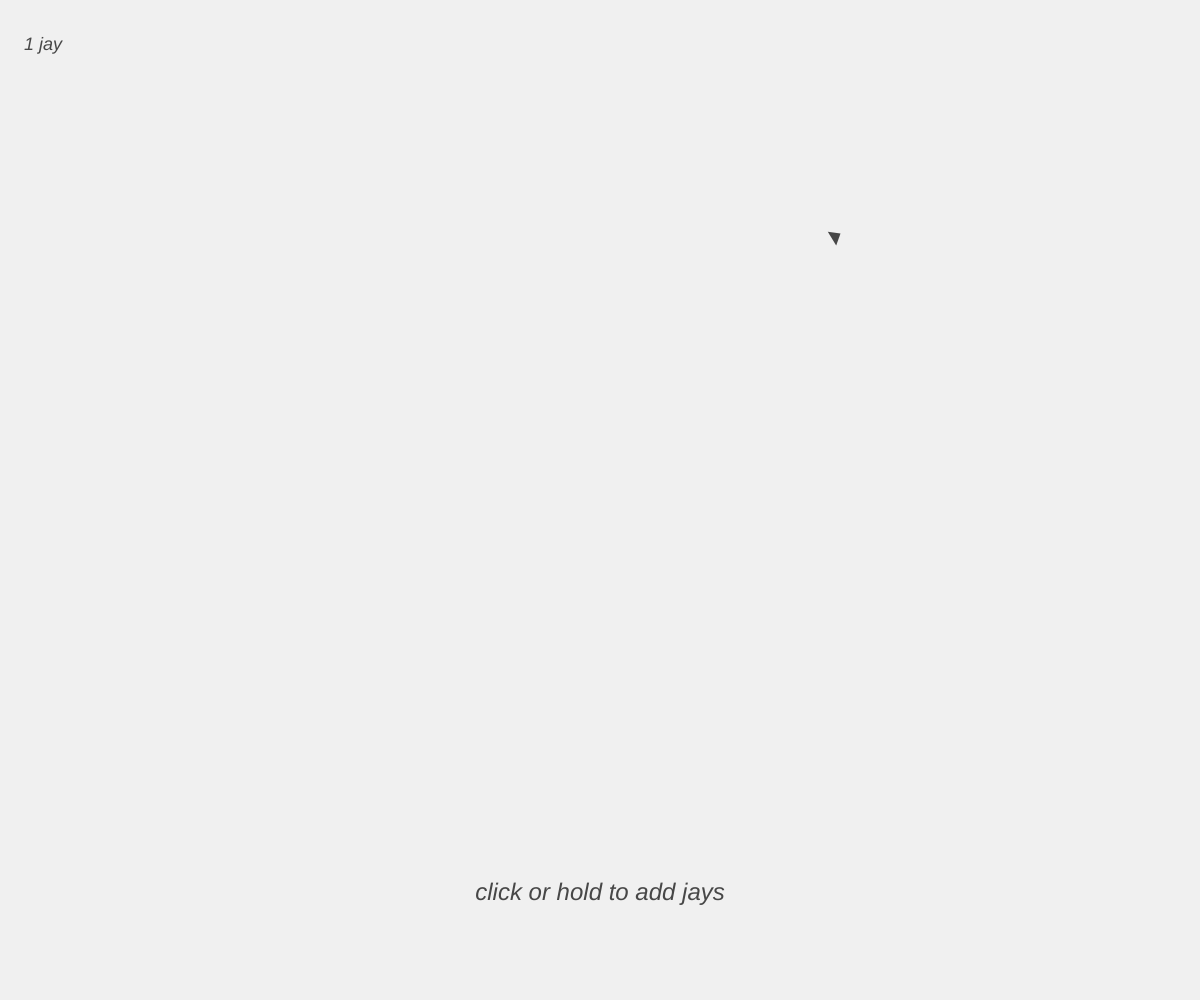
Frame 1 (no input)
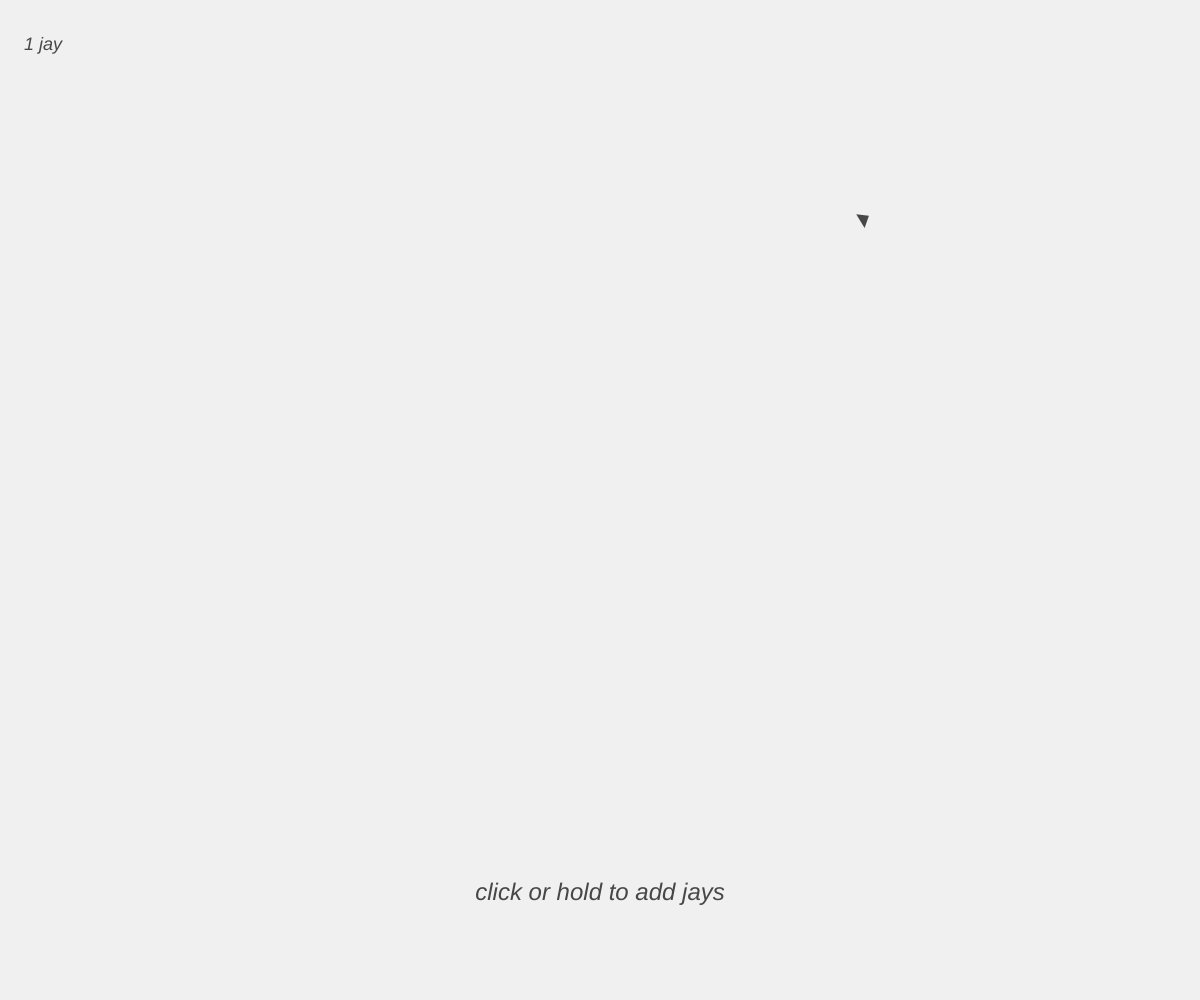
Frame 60 (no input)
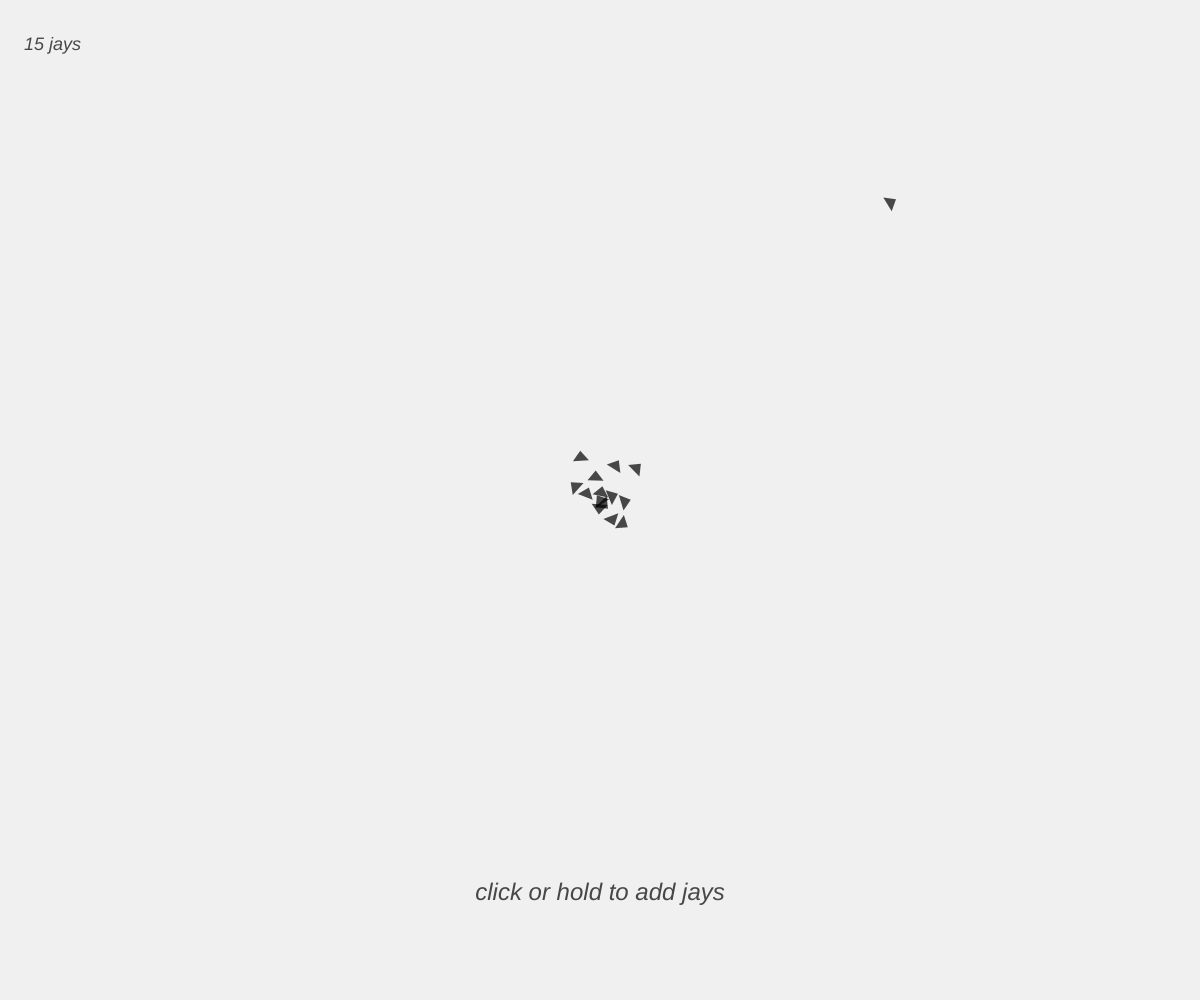
Frame 120 (the mouse pressed at the canvas centre since frame 60)

The p5.js sketch that drew these frames (run headless with seeded random() and noise() and a simulated clock; from frame 60 on, the mouse is pressed at the canvas centre):

// p5.js sketch
// ── sketch.js
// Main script

var start_num_birbs = 1;
var max_num_birbs = 200;
var birb_adding;

birbs = [];

// add predator functionality next

function setup(){
	createCanvas(windowWidth, windowHeight);

	// Create birbs
	for (var i = 0; i < start_num_birbs; i++){
		start_x = random(50, width - 50);
		start_y = random(50, height - 50);
		birbs[i] = new Birb(start_x, start_y);
	}
}

function draw(){
	background(240);

	// Display information
	if (birbs.length < max_num_birbs){
		textStyle(ITALIC);
		textAlign(CENTER);
		fill(0, 180);
		textSize(24);
		text("click or hold to add jays", width/2, height*18/20);
	}

	if (birbs.length == 1){
		label = " jay";
	} else {
		label = " jays";
	}

	textAlign(LEFT);
	textSize(18);
	text(birbs.length.toString().concat(label), width/50, height/20);

	// Run and draw birbs
	for (var i = 0; i < birbs.length; i++){
		birbs[i].run_birb(birbs);
	}
}

function windowResized(){
	resizeCanvas(windowWidth, windowHeight);
}

function add_birb_at_mouse(){
	if (birbs.length < max_num_birbs){
		birbs[birbs.length] = new Birb(mouseX, mouseY);	
	}
}

function mousePressed() {
	add_birb_at_mouse();
	birb_adding = setInterval(add_birb_at_mouse, 100);
}

function mouseReleased() {
	clearInterval(birb_adding);
}
// ── Birb.js
// Birb class

var birb_length = 10;
var birb_width = 16;
var mass = 1;
var air_resistance = 0.002;

var max_speed = 3;
var strength = 0.008;

var personal_space = 20;
var range_of_sight = 150;

function Birb(x_start, y_start){
	this.position = createVector(x_start, y_start);
	this.velocity = createVector(random(-1, 1), random(-1, 1));
	this.r = 3;

	this.sep_weight = 2.0;
	this.coh_weight = 1.0;
	this.ali_weight = 1.0;
	this.avo_weight = 1.5;

	this.run_birb = function(birbs){
		this.calc_motion(birbs);
		this.draw_birb();
	}

	this.calc_motion = function(birbs){
		// Find force and acceleration
		force = this.calc_force(birbs);
		this.acceleration = force.div(mass);

		// Update velocity and position
		this.velocity.add(this.acceleration);
		this.position.add(this.velocity);
	}

	this.calc_force = function(birbs){
		force = createVector(0, 0);

		// Calculate and weight forces
		var separating_force = this.separating_force(birbs).mult(this.sep_weight);
		var cohesive_force = this.cohesive_force(birbs).mult(this.coh_weight);
		var aligning_force = this.aligning_force(birbs).mult(this.ali_weight);
		var avoidance_force = this.avoidance_force().mult(this.avo_weight);

		// Air resistance
		v_sqd = this.velocity.magSq();
		v_direction = (this.velocity.copy()).normalize();
		resistance_force = v_direction.mult(air_resistance * v_sqd);

		// Sum forces
		force.add(separating_force);
		force.add(cohesive_force);
		force.add(aligning_force);
		force.add(avoidance_force);
		force.sub(resistance_force);

		return force
	}

	this.move_towards = function(desired_steering_vector){
		// Change velocity to be going at max speed toward target direction
		desired_steering_vector.normalize();
		desired_steering_vector.mult(max_speed);
		desired_steering_vector.sub(this.velocity);

		// But with limited change of speed
		desired_steering_vector.limit(strength);

		return desired_steering_vector
	}

	this.separating_force = function(birbs){
		var separating_force = createVector(0, 0);
		var birbs_too_close = 0;

		for (var i = 0; i < birbs.length; i++){

			// birbs[i].position this is the issue line
			// Vector is from neighbour birb to birb (note for later)
			var diff_vector = p5.Vector.sub(this.position, birbs[i].position);
			var dist = diff_vector.mag();

			// Check birb is not current birb, and is uncomfortably close
			if ((dist > 0) && (dist < personal_space)){
				birbs_too_close++;

				// Add weighted vector to steering vector
				// dist * dist = normalisation, extra dist is weighting
				separating_force.add(diff_vector.div(dist*dist*dist));
			}
		}

		// Average
		if (birbs_too_close > 0){
			separating_force.div(birbs_too_close);
		}

		// If direction is to be changed
		if (separating_force.magSq() > 0){
			separating_force = this.move_towards(separating_force);
		}

		return separating_force
	}

	this.cohesive_force = function(birbs){
		var positions = createVector(0, 0);
		var birbs_in_range = 0;

		for (var i = 0; i < birbs.length; i++){

			// Vector is from neighbour birb to birb (note for later)
			var diff_vector = p5.Vector.sub(this.position, birbs[i].position);
			var dist_sqd = diff_vector.magSq();

			// Check birb is not current birb, and is within range of sight
			if ((dist_sqd > 0) && (dist_sqd < range_of_sight*range_of_sight)){
				birbs_in_range++;

				// Add neighbour's position vector to sum
				positions.add(birbs[i].position);
			}
		}

		// Average
		if (birbs_in_range > 0){
			positions.div(birbs_in_range);
			var diff_vector = p5.Vector.sub(positions, this.position);
			cohesive_force = this.move_towards(diff_vector);
		} else {
			cohesive_force = createVector(0, 0);
		}

		return cohesive_force
	}

	this.aligning_force = function(birbs){
		var velocities = createVector(0, 0);
		var birbs_in_range = 0;

		for (var i = 0; i < birbs.length; i++){

			// Vector is from neighbour birb to birb (note for later)
			var diff_vector = p5.Vector.sub(this.position, birbs[i].position);
			var dist_sqd = diff_vector.magSq();

			// Check birb is not current birb, and is within range of sight
			if ((dist_sqd > 0) && (dist_sqd < range_of_sight*range_of_sight)){
				birbs_in_range++;

				// Add neighbour's velocity vector to sum
				velocities.add(birbs[i].velocity);
			}
		}

		// Average
		if (birbs_in_range > 0){
			velocities.div(birbs_in_range);
			aligning_force = this.move_towards(velocities);
		} else {
			aligning_force = createVector(0, 0);
		}

		return aligning_force
	}

	this.avoidance_force = function(){
		var avoidance_force = createVector(0, 0);

		left_space = this.position.x + 100;
		right_space = width - this.position.x + 100; 
		up_space = this.position.y + 100;
		down_space = height - this.position.y + 100;

		// Check if birb can see wall, add wall avoiding force if so
		if (left_space < range_of_sight){
			// avoidance_force.add(createVector(1/left_space, 0))
			avoidance_force.add(createVector(1, 0))
		}
		if (right_space < range_of_sight){
			avoidance_force.add(createVector(-1, 0))
		}
		if (up_space < range_of_sight){
			avoidance_force.add(createVector(0, 1))
		}
		if (down_space < range_of_sight){
			avoidance_force.add(createVector(0, -1))
		}

		// If direction is to be changed
		if (avoidance_force.magSq() > 0){
			avoidance_force = this.move_towards(avoidance_force);
		}

		return avoidance_force
	}


	this.draw_birb = function(){
		noStroke();
		fill(0, 180);

		// Move to position and draw triangle pointing along velocity
		push();
		translate(this.position.x, this.position.y);
		rotate(this.velocity.heading());
		// for circles
		// ellipse(0, 0, radius);
		triangle(-birb_length/2, -birb_width/2,
			     -birb_length/2, birb_width/2,
			      birb_length/2, 0);
		pop();
	}
}
